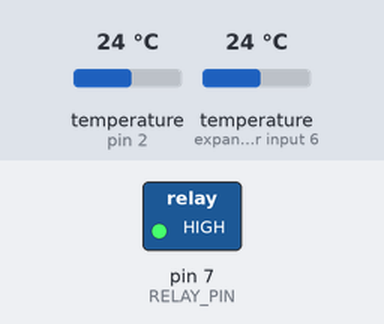
Recording of a sketch running on a simulated Arduino Uno, built with avr-gcc and run on an emulated ATmega328P. On the bench: switched loads named in the sketch (green lamp = pin HIGH). The inputs (shaded band) are chosen by the test bench; at power-on: temperature (sensors on pin 2, expander input 6) 24 °C. What the sketch prints to the serial monitor is not drawn.

Above: at 7.3 s.
7.4 s: temperature (sensor on pin 2) set to 33.7 °C
14.1 s: temperature (sensor on pin 2) set to 34.6 °C
At 18.7 s:
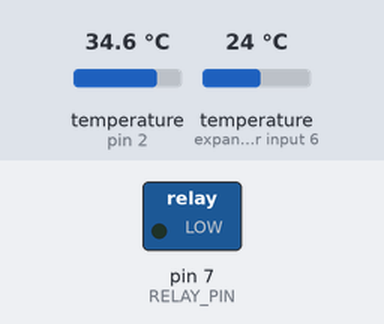
20.8 s: temperature (sensor on pin 2) set to 29.6 °C
27.5 s: temperature (sensor on pin 2) set to 28.2 °C
At 31.0 s:
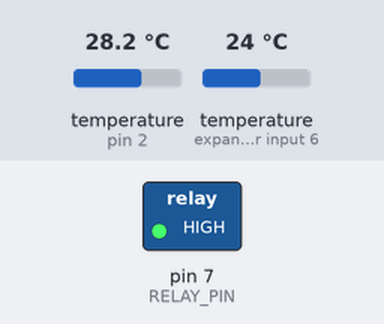
34.2 s: temperature (sensor on pin 2) set to 41 °C
At 36.0 s:
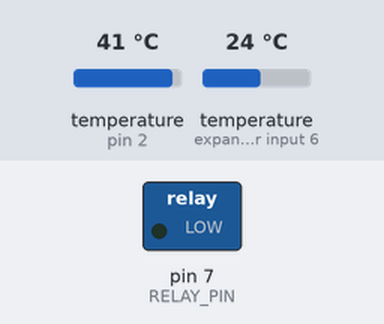
40.9 s: temperature (sensor on expander input 6) set to 35.5 °C
52.8 s: temperature (sensor on expander input 6) set to 36.5 °C
At 53.4 s:
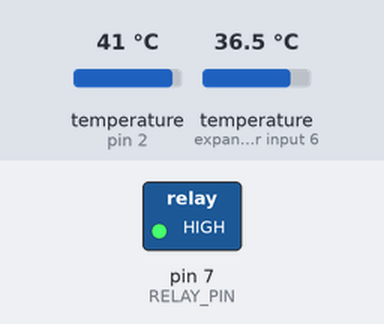
Timing chart, 0 to 55.8 s (numbered marks = the images above; inputs shaded):
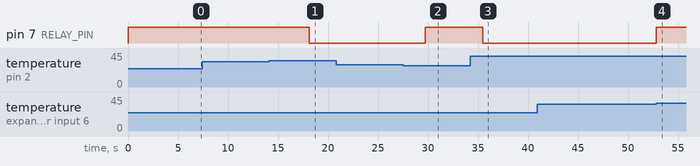

Measured:
- the behaviour switches between 34 and 34.1 °C on temperature (sensor on pin 2) (found by bisection; images 0 and 1)
- the behaviour switches between 29 and 28.9 °C on temperature (sensor on pin 2) (found by bisection; images 1 and 2)
- the behaviour switches between 36 and 36.1 °C on temperature (sensor on expander input 6) (found by bisection; images 3 and 4)
- after the input at 7.4 s, every drawn part: stays the same
- after the input at 14.1 s, pin 7 (RELAY_PIN): HIGH → LOW after 4.0 s
- after the input at 20.8 s, every drawn part: stays the same
- after the input at 27.5 s, pin 7 (RELAY_PIN): LOW → HIGH after 2.2 s
- after the input at 34.2 s, pin 7 (RELAY_PIN): HIGH → LOW after 1.3 s
- after the input at 40.9 s, every drawn part: stays the same
- after the input at 52.8 s, pin 7 (RELAY_PIN): LOW → HIGH at once

The sketch:

main.ino
```cpp
#include <OneWire.h>
#include <DallasTemperature.h>

// Data wire is plugged into port 2 on the Arduino
#define ONE_WIRE_BUS 2
#define RELAY_PIN    7

float temperatureOut = 0;
float temperatureIn  = 0;
bool  relayOn        = false;
int   errorCounter   = 0;

// Setup a oneWire instance to communicate with any OneWire devices
OneWire oneWire(ONE_WIRE_BUS);

// Pass our oneWire reference to Dallas Temperature.
DallasTemperature sensors(&oneWire);

// Addresses of 3 DS18B20s
uint8_t sensorOut[8] = { 0x28, 0xFF, 0x9A, 0xF3, 0x94, 0x16, 0x04, 0x2A }; //kesa
uint8_t sensorIn[8] = { 0x28, 0xFF, 0x6D, 0x14, 0xA0, 0x16, 0x05, 0x0C };

/**
 * Function controls relay way of work
 * if tempOut - tempIn > 15 => pump ON
 * if tempOut - tempIn < 5  => pump OFF
 * @param temparatureOut temparature read by sensor which is deployed on solar panel
 * @param temparatureIn  temparature read by sensor which is deployed on boiler
 * @param relayOn        indication for pump operational status, relayOn = true => pump ON, relayOn == false => pump OFF
 */
void RelayController(float temperatureIn, float temperatureOut, bool* relayOn) {
  if (temperatureOut - temperatureIn > 10) {
    *relayOn = true;
    digitalWrite(RELAY_PIN, LOW);
  }

  if(temperatureOut - temperatureIn < 5) {
      *relayOn = false;
      digitalWrite(RELAY_PIN, HIGH);
    }
}

/**
 * Function returns temperature in Celisius from sensor with provided address and print fetched values
 * @param sensor address
 * @return temp in Celisius
 */
float getTemperature(DeviceAddress deviceAddress) {
  float tempC = sensors.getTempC(deviceAddress);
  Serial.print(tempC);
  Serial.print((char)176);
  Serial.print("C  |  ");
  Serial.print(DallasTemperature::toFahrenheit(tempC));
  Serial.print((char)176);
  Serial.println("F");

  return tempC;
}

void setup(void)
{
  Serial.begin(9600);
  pinMode(RELAY_PIN, OUTPUT);
  digitalWrite(RELAY_PIN, HIGH);
  sensors.begin();
}

void loop(void)
{
  sensors.requestTemperatures();

  Serial.print("Sensor 1 [kesa/vani]: ");
  temperatureOut = getTemperature(sensorOut);

  Serial.print("Sensor 2 [van kese/unutra]: ");
  temperatureIn = getTemperature(sensorIn);

  if (((int)temperatureIn != -127) && ((int)temperatureOut != -127) && ((int)temperatureIn != 85) && ((int)temperatureOut != 85)) { //check for some specific invalid measurements
    bool var = (int)temperatureIn != -127;
    Serial.println("");
    errorCounter = 0;
    RelayController(temperatureIn, temperatureOut, &relayOn);
  } else {
    errorCounter++;
      Serial.print("Error counter ");
      Serial.println(errorCounter);
      Serial.println();

    if(errorCounter >= 5) {
      Serial.print("Gasim pumpu zbog velikog broja uzastopnih krivih mjerenja. Broj mjerenja: ");
      Serial.println(errorCounter);
      relayOn = false;
      digitalWrite(RELAY_PIN, HIGH);
    }
  }
  delay(5000);
}
```
